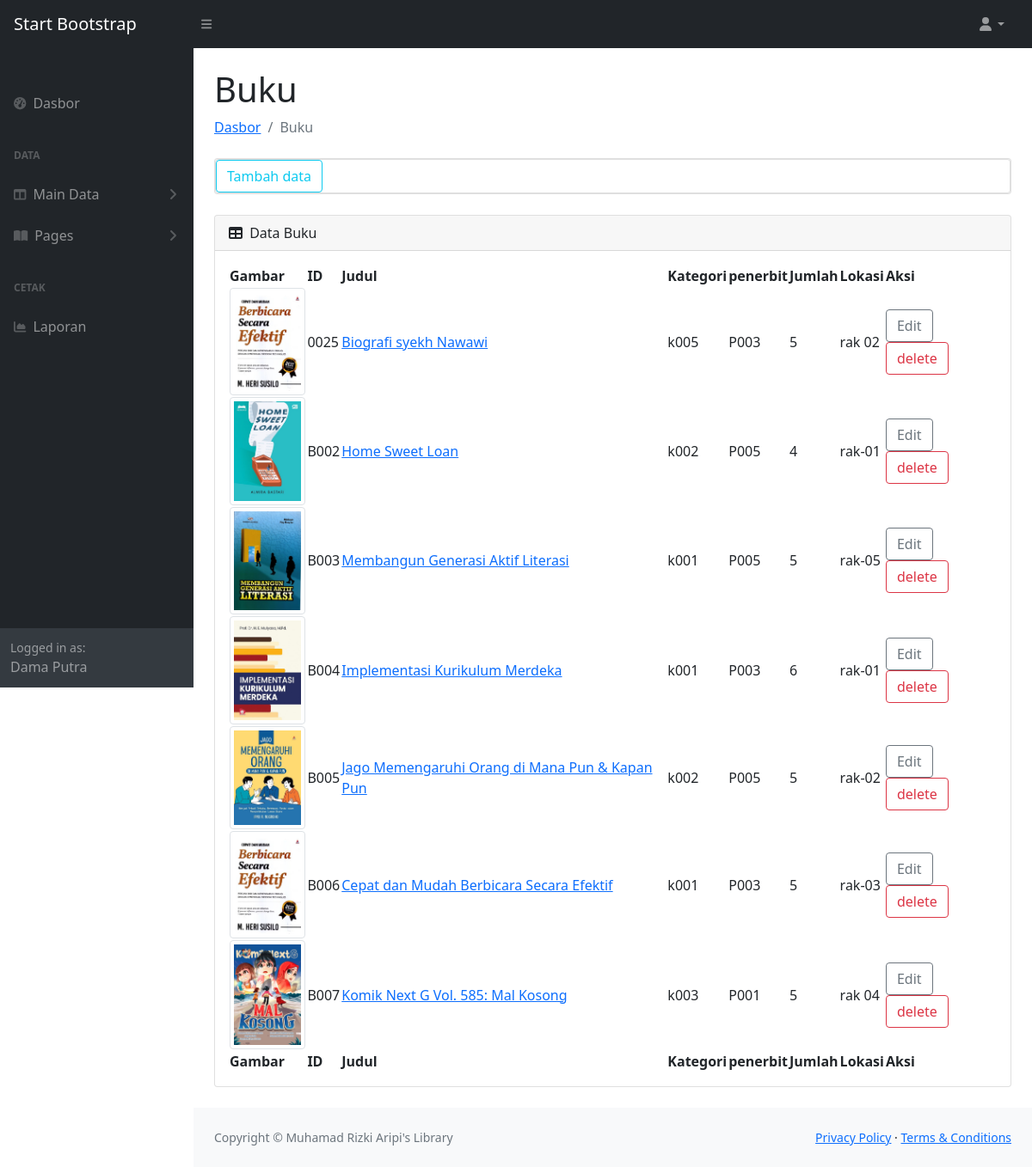
Page /administrator/index.php?menu=buku (signed in) on the committed database.
### tables this page shows
CREATE TABLE `tbl_buku` (
  `id_buku` varchar(5) NOT NULL,
  `judul` varchar(100) NOT NULL,
  `thn_terbit` int(4) NOT NULL,
  `jumlah` int(4) NOT NULL,
  `isbn` varchar(15) NOT NULL,
  `id_kategori` varchar(5) NOT NULL,
  `pengarang` varchar(100) NOT NULL,
  `id_penerbit` varchar(5) NOT NULL,
  `foto_sampul` varchar(100) NOT NULL,
  `deskripsi` text NOT NULL,
  `harga_beli` int(10) NOT NULL,
  `lokasi` text NOT NULL
);

### config/koneksi2.php (called while the page is built, shortened)
<?php
class db{
    private $host ='localhost',
            $user = 'root',
            $pass = '',
            $db = 'ukk2024_perpus_mrizkixiirpl1';
    public function __construct(){
        $this->konek=mysqli_connect($this->host,$this->user,$this->pass,$this->db);
    }
}
?>

### config/sql.php (called while the page is built, shortened)
<?php
require_once 'koneksi2.php';
class Buku extends db{
    public function tampilbuku(){
        $result =mysqli_query($this->konek,"SELECT * FROM tbl_buku");
        while ($row=mysqli_fetch_assoc($result)) {
            $data[] = $row;
        }
        return $data;
    }
}
?>

### administrator/buku/list-buku.php (the view)
<div class="card mb-4">
    <div class="card body">
        <a href="index.php?menu=buku&act=input">
        <button class="btn btn-outline-info">Tambah data</button>
        </a>
    </div>
</div>
<div class="card mb-4">
    <div class="card-header">
        <i class="fas fa-table me-1"></i>
        Data Buku
    </div>
    <div class="card-body" >
        <table  id="datatablesSimple">
            <thead >
                <tr>
                <th>Gambar</th>
                <th>ID</th>
                <th>Judul</th>
                <th>Kategori</th>
                <th>penerbit</th>
                <th>Jumlah</th>
                <th>Lokasi</th>
                <th>Aksi</th>
                </tr>
            </thead>
            <tfoot id="datatablesSimple">
                <tr>
                <th>Gambar</th>
                <th>ID</th>
                <th>Judul</th>
                <th>Kategori</th>
                <th>penerbit</th>
                <th>Jumlah</th>
                <th>Lokasi</th>
                <th>Aksi</th>
                </tr>
            </tfoot>
            <tbody>
                <?php
                require_once '../config/koneksi2.php';
                require_once '../config/sql.php';
                $data =new Buku();
                foreach ($data->tampilbuku() as $tampil) {
                ?>
                <tr>
                    <td><img class="img-thumbnail" src="assets/img/<?php
                    $photo =  $tampil['foto_sampul'];
                    if ($photo =="") {
                     echo "kosong.jpg";
                    }else{
                        echo $tampil['foto_sampul'];
                    }
                    ?>" alt="" width="90px" height="90px"></td>
                    <td><?php echo $tampil['id_buku'];?></td>
                    <td><a href="index.php?menu=buku&act=show&id=<?php echo $tampil['id_buku'];?>"><?php echo $tampil['judul'];?></a></td>
                    <td><?php echo $tampil['id_kategori'];?></td>
                    <td><?php echo $tampil['id_penerbit'];?></td>
                    <td><?php echo $tampil['jumlah'];?></td>
                    <td><?php echo $tampil['lokasi'];?></td>
                    <td>
                    <a href="index.php?menu=buku&act=edit&id=<?= $tampil['id_buku'];?>"><button type="button" class="btn btn-outline-secondary">Edit</button></a>
                    <a href="index.php?menu=buku&act=hapus&id=<?= $tampil['id_buku'];?>" onclick="return confirm('apakah anda yakin menghapus buku <?= $tampil['judul'];?>');"><button type="button" class="btn btn-outline-danger">delete</button></a>
                   </td>
                </tr>
                <?php } ?>
            </tbody>
        </table>
    </div>
</div>

### rows in the picture
tbl_buku: foto_sampul (picture), id_buku "0025", judul "Biografi syekh Nawawi", id_kategori "k005", id_penerbit "P003", jumlah "5", lokasi "rak 02"
tbl_buku: foto_sampul (picture), id_buku "B002", judul "Home Sweet Loan", id_kategori "k002", id_penerbit "P005", jumlah "4", lokasi "rak-01"
tbl_buku: foto_sampul (picture), id_buku "B003", judul "Membangun Generasi Aktif Literasi", id_kategori "k001", id_penerbit "P005", jumlah "5", lokasi "rak-05"
tbl_buku: foto_sampul (picture), id_buku "B004", judul "Implementasi Kurikulum Merdeka", id_kategori "k001", id_penerbit "P003", jumlah "6", lokasi "rak-01"
tbl_buku: foto_sampul (picture), id_buku "B005", judul "Jago Memengaruhi Orang di Mana Pun & Kapan Pun", id_kategori "k002", id_penerbit "P005", jumlah "5", lokasi "rak-02"
tbl_buku: foto_sampul (picture), id_buku "B006", judul "Cepat dan Mudah Berbicara Secara Efektif", id_kategori "k001", id_penerbit "P003", jumlah "5", lokasi "rak-03"
tbl_buku: foto_sampul (picture), id_buku "B007", judul "Komik Next G Vol. 585: Mal Kosong", id_kategori "k003", id_penerbit "P001", jumlah "5", lokasi "rak 04"

### other values in the picture
$status=$_SESSION["nm_petugas"] "Dama Putra"
